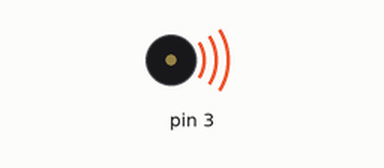
Recording of a sketch running on a simulated Arduino Uno, built with avr-gcc and run on an emulated ATmega328P. Shown: buzzer (waves = sounding).

Above: at 0.1 s.
At 0.6 s:
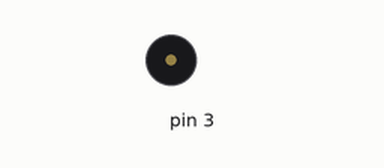
Timing chart, 0 to 2.1 s (numbered marks = the images above):
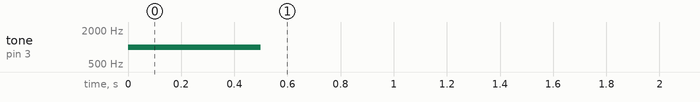

The sketch:

passive_buzzer101.ino
```cpp
void setup() {
  // put your setup code here, to run once:
  tone(3, 1000);
  delay(500);
  noTone(3);
  delay(500);
}

void loop() {
  // put your main code here, to run repeatedly:

}
```
